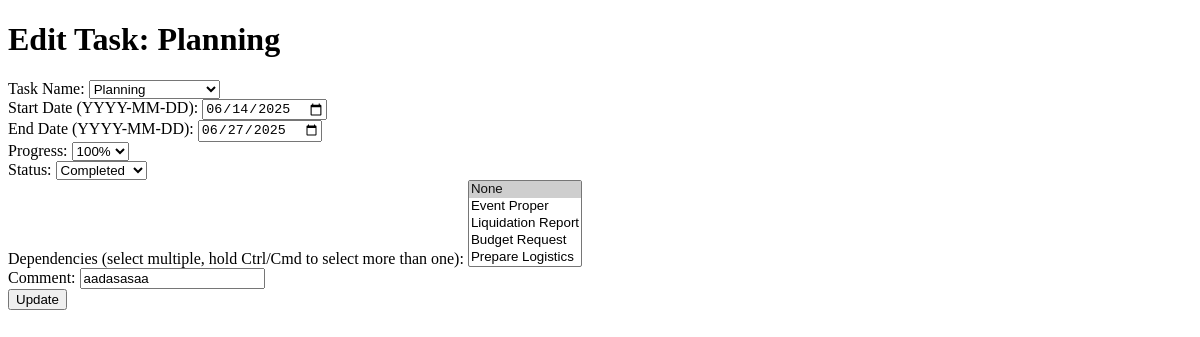
Before: /tasks/1/edit (signed in) with the older database file.
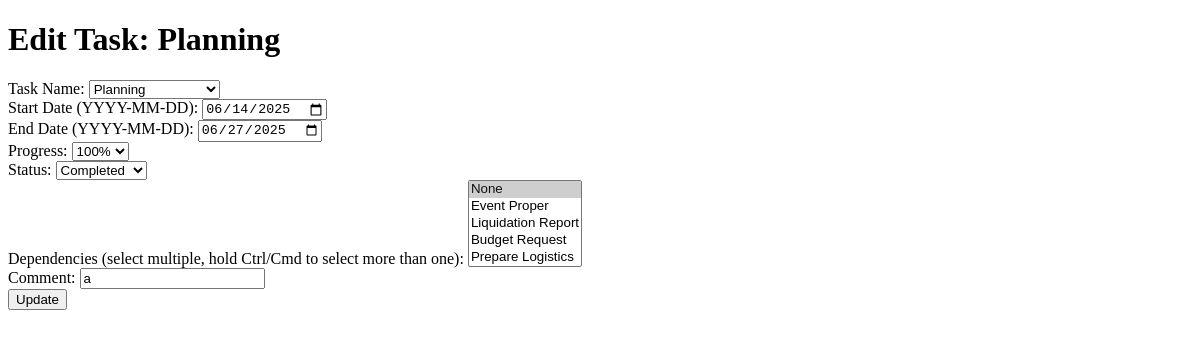
After: the same page with the newer database file.
### app/models.py (models this page shows, shortened)
class Task(db.Model):
    id = db.Column(db.Integer, primary_key=True)
    name = db.Column(db.String(120), nullable=False)
    start_date = db.Column(db.Date, nullable=True)
    end_date = db.Column(db.Date, nullable=True)
    progress = db.Column(db.Integer, default=0, nullable=False)
    status = db.Column(db.String(50), default='To Do', nullable=False)
    dependencies = db.Column(db.String(255), nullable=True)
    comment = db.Column(db.Text, nullable=True)
    project_id = db.Column(db.Integer, db.ForeignKey('project.id'), nullable=False)
    user_id = db.Column(db.Integer, db.ForeignKey('user.id'), nullable=False)

### app/routes.py (the view, shortened to what this page needs)
@bp.route('/tasks/<int:task_id>/edit', methods=['GET', 'POST'])
@login_required
def edit_task(task_id):
    task = Task.query.get_or_404(task_id)
    if task.project.user_id != current_user.id:
        if request.headers.get('X-Requested-With') == 'XMLHttpRequest':
            return jsonify({'success': False, 'message': 'You do not have permission to edit this task.'}), 403
        flash('You do not have permission to edit this task.', 'error')
        return redirect(url_for('main.projects'))
    return render_template('edit_task.html', task=task, current_project=task.project)

### app/templates/edit_task.html (shortened to what this page needs)
<!DOCTYPE html>
<html lang="en">
<head>
    <link rel="stylesheet" href="{{ url_for('static', filename='css/style.css') }}">
</head>
<body>
<h1>Edit Task: {{ task.name }}</h1>
    <form method="POST" action="" onsubmit="return validateDates()">
        <div>
            <label for="task_name">Task Name:</label>
            <select id="task_name_select" name="task_name" onchange="toggleOtherTaskName(this)" required>
                <option value="Planning" {% if task.name == 'Planning' %}selected{% endif %}>Planning</option>
            </select>
        </div>
        <div>
            <label for="start_date">Start Date (YYYY-MM-DD):</label>
            <input type="date" id="start_date" name="start_date" value="{{ task.start_date.strftime('%Y-%m-%d') if task.start_date else '' }}" required>
        </div>
        <div>
            <label for="end_date">End Date (YYYY-MM-DD):</label>
            <input type="date" id="end_date" name="end_date" value="{{ task.end_date.strftime('%Y-%m-%d') if task.end_date else '' }}" required>
        </div>
        <div>
            <label for="progress">Progress:</label>
            <select id="progress" name="progress" required>
                <option value="100" {% if task.progress == 100 %}selected{% endif %}>100%</option>
            </select>
        </div>
        <div>
            <label for="status">Status:</label>
            <select id="status" name="status" required>
                <option value="Completed" {% if task.status == 'Completed' %}selected{% endif %}>Completed</option>
            </select>
        </div>
        <div>
            <label for="dependencies">Dependencies (select multiple, hold Ctrl/Cmd to select more than one):</label>
            <select id="dependencies" name="dependencies" multiple size="5" required>
                <option value="None" {% if not task.dependencies %}selected{% endif %}>None</option>
                {% for t in current_project.tasks if t.id != task.id %}
                    <option value="{{ t.name }}" {% if task.dependencies and t.name in task.dependencies.split(',') %}selected{% endif %}>{{ t.name }}</option>
                {% endfor %}
            </select>
        </div>
        <div>
            <label for="comment">Comment:</label>
            <input type="text" id="comment" name="comment" value="{{ task.comment if task.comment else '' }}" required>
        </div>
        <button type="submit" id="submitButton" disabled>Update</button>
    </form>
</body>
</html>

Changed rows visible on the page:
changed Task "Planning": comment "aadasasaa" → "a"
